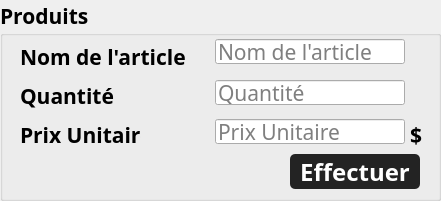
        <widget class="QGroupBox" name="groupBox_produits">
         <property name="geometry">
          <rect>
           <x>490</x>
           <y>84</y>
           <width>441</width>
           <height>201</height>
          </rect>
         </property>
         <property name="font">
          <font>
           <family>Century Gothic</family>
           <pointsize>16</pointsize>
           <weight>75</weight>
           <bold>true</bold>
          </font>
         </property>
         <property name="title">
          <string>Produits</string>
         </property>
         <widget class="QLabel" name="label_nom_article">
          <property name="geometry">
           <rect>
            <x>20</x>
            <y>41</y>
            <width>181</width>
            <height>31</height>
           </rect>
          </property>
          <property name="font">
           <font>
            <family>Century Gothic</family>
            <pointsize>16</pointsize>
            <weight>75</weight>
            <bold>true</bold>
           </font>
          </property>
          <property name="text">
           <string>Nom de l'article</string>
          </property>
         </widget>
         <widget class="QLabel" name="label_quantite">
          <property name="geometry">
           <rect>
            <x>20</x>
            <y>80</y>
            <width>121</width>
            <height>31</height>
           </rect>
          </property>
          <property name="font">
           <font>
            <family>Century Gothic</family>
            <pointsize>16</pointsize>
            <weight>75</weight>
            <bold>true</bold>
           </font>
          </property>
          <property name="text">
           <string>Quantité</string>
          </property>
         </widget>
         <widget class="QLineEdit" name="edit_nom_">
          <property name="geometry">
           <rect>
            <x>215</x>
            <y>39</y>
            <width>190</width>
            <height>25</height>
           </rect>
          </property>
          <property name="font">
           <font>
            <family>Century Gothic</family>
            <pointsize>16</pointsize>
            <weight>50</weight>
            <bold>false</bold>
           </font>
          </property>
          <property name="placeholderText">
           <string>Nom de l'article</string>
          </property>
         </widget>
         <widget class="QLineEdit" name="edit_qte">
          <property name="geometry">
           <rect>
            <x>215</x>
            <y>80</y>
            <width>190</width>
            <height>25</height>
           </rect>
          </property>
          <property name="font">
           <font>
            <family>Century Gothic</family>
            <pointsize>16</pointsize>
            <weight>50</weight>
            <bold>false</bold>
           </font>
          </property>
          <property name="placeholderText">
           <string>Quantité</string>
          </property>
         </widget>
         <widget class="QLineEdit" name="edit_prix_uni">
          <property name="geometry">
           <rect>
            <x>215</x>
            <y>119</y>
            <width>190</width>
            <height>25</height>
           </rect>
          </property>
          <property name="font">
           <font>
            <family>Century Gothic</family>
            <pointsize>16</pointsize>
            <weight>50</weight>
            <bold>false</bold>
           </font>
          </property>
          <property name="text">
           <string/>
          </property>
          <property name="placeholderText">
           <string>Prix Unitaire</string>
          </property>
         </widget>
         <widget class="QLabel" name="label_prix_unit">
          <property name="geometry">
           <rect>
            <x>20</x>
            <y>119</y>
            <width>121</width>
            <height>31</height>
           </rect>
          </property>
          <property name="font">
           <font>
            <family>Century Gothic</family>
            <pointsize>16</pointsize>
            <weight>75</weight>
            <bold>true</bold>
           </font>
          </property>
          <property name="text">
           <string>Prix Unitaire</string>
          </property>
         </widget>
         <widget class="QPushButton" name="bouton_effectuer_commande">
          <property name="geometry">
           <rect>
            <x>290</x>
            <y>154</y>
            <width>130</width>
            <height>35</height>
           </rect>
          </property>
          <property name="palette">
           <palette>
            <active>
             <colorrole role="WindowText">
              <brush brushstyle="SolidPattern">
               <color alpha="255">
                <red>255</red>
                <green>255</green>
                <blue>255</blue>
               </color>
              </brush>
             </colorrole>
             <colorrole role="Button">
              <brush brushstyle="SolidPattern">
               <color alpha="255">
                <red>35</red>
                <green>35</green>
                <blue>35</blue>
               </color>
              </brush>
             </colorrole>
             <colorrole role="Text">
              <brush brushstyle="SolidPattern">
               <color alpha="255">
                <red>255</red>
                <green>255</green>
                <blue>255</blue>
               </color>
              </brush>
             </colorrole>
             <colorrole role="ButtonText">
              <brush brushstyle="SolidPattern">
               <color alpha="255">
                <red>255</red>
                <green>255</green>
                <blue>255</blue>
               </color>
              </brush>
             </colorrole>
             <colorrole role="Base">
              <brush brushstyle="SolidPattern">
               <color alpha="255">
                <red>35</red>
                <green>35</green>
                <blue>35</blue>
               </color>
              </brush>
             </colorrole>
             <colorrole role="Window">
              <brush brushstyle="SolidPattern">
               <color alpha="255">
                <red>35</red>
                <green>35</green>
                <blue>35</blue>
               </color>
              </brush>
             </colorrole>
             <colorrole role="PlaceholderText">
              <brush brushstyle="NoBrush">
               <color alpha="128">
                <red>255</red>
                <green>255</green>
                <blue>255</blue>
               </color>
              </brush>
             </colorrole>
            </active>
            <inactive>
             <colorrole role="WindowText">
              <brush brushstyle="SolidPattern">
               <color alpha="255">
                <red>255</red>
                <green>255</green>
                <blue>255</blue>
               </color>
              </brush>
             </colorrole>
             <colorrole role="Button">
              <brush brushstyle="SolidPattern">
               <color alpha="255">
                <red>35</red>
                <green>35</green>
                <blue>35</blue>
               </color>
              </brush>
             </colorrole>
             <colorrole role="Text">
              <brush brushstyle="SolidPattern">
               <color alpha="255">
                <red>255</red>
                <green>255</green>
                <blue>255</blue>
               </color>
              </brush>
             </colorrole>
             <colorrole role="ButtonText">
              <brush brushstyle="SolidPattern">
               <color alpha="255">
                <red>255</red>
                <green>255</green>
                <blue>255</blue>
               </color>
              </brush>
             </colorrole>
             <colorrole role="Base">
              <brush brushstyle="SolidPattern">
               <color alpha="255">
                <red>35</red>
                <green>35</green>
                <blue>35</blue>
               </color>
              </brush>
             </colorrole>
             <colorrole role="Window">
              <brush brushstyle="SolidPattern">
               <color alpha="255">
                <red>35</red>
                <green>35</green>
                <blue>35</blue>
               </color>
              </brush>
             </colorrole>
             <colorrole role="PlaceholderText">
              <brush brushstyle="NoBrush">
               <color alpha="128">
                <red>255</red>
                <green>255</green>
                <blue>255</blue>
               </color>
              </brush>
             </colorrole>
            </inactive>
            <disabled>
             <colorrole role="WindowText">
              <brush brushstyle="SolidPattern">
               <color alpha="255">
                <red>255</red>
                <green>255</green>
                <blue>255</blue>
               </color>
              </brush>
             </colorrole>
             <colorrole role="Button">
              <brush brushstyle="SolidPattern">
               <color alpha="255">
                <red>35</red>
                <green>35</green>
                <blue>35</blue>
               </color>
              </brush>
             </colorrole>
             <colorrole role="Text">
              <brush brushstyle="SolidPattern">
               <color alpha="255">
                <red>255</red>
                <green>255</green>
                <blue>255</blue>
               </color>
              </brush>
             </colorrole>
             <colorrole role="ButtonText">
              <brush brushstyle="SolidPattern">
               <color alpha="255">
                <red>255</red>
                <green>255</green>
                <blue>255</blue>
               </color>
              </brush>
             </colorrole>
             <colorrole role="Base">
              <brush brushstyle="SolidPattern">
               <color alpha="255">
                <red>35</red>
                <green>35</green>
                <blue>35</blue>
               </color>
              </brush>
             </colorrole>
             <colorrole role="Window">
              <brush brushstyle="SolidPattern">
               <color alpha="255">
                <red>35</red>
                <green>35</green>
                <blue>35</blue>
               </color>
              </brush>
             </colorrole>
             <colorrole role="PlaceholderText">
              <brush brushstyle="NoBrush">
               <color alpha="128">
                <red>255</red>
                <green>255</green>
                <blue>255</blue>
               </color>
              </brush>
             </colorrole>
            </disabled>
           </palette>
          </property>
          <property name="font">
           <font>
            <family>Century Gothic</family>
            <pointsize>18</pointsize>
           </font>
          </property>
          <property name="styleSheet">
           <string notr="true">QPushButton {
		color: rgb(255, 255, 255);
		background-color: rgb(35, 35, 35);
		border: 0px solid;
		border-radius:5px
}

QPushButton:hover {
		background-color: rgb(85, 170, 255);
}</string>
          </property>
          <property name="text">
           <string>Effectuer</string>
          </property>
         </widget>
         <widget class="QLabel" name="label_10">
          <property name="geometry">
           <rect>
            <x>410</x>
            <y>119</y>
            <width>16</width>
            <height>31</height>
           </rect>
          </property>
          <property name="text">
           <string>$</string>
          </property>
         </widget>
        </widget>
